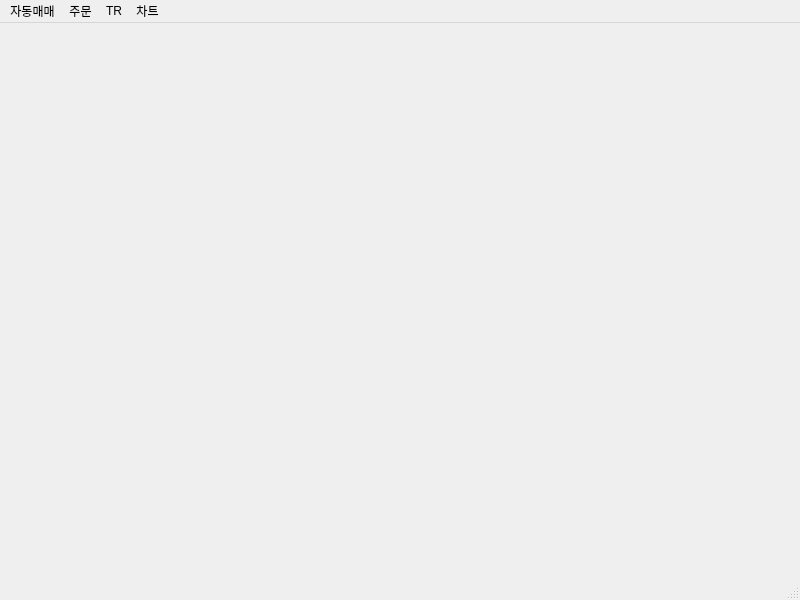
<?xml version="1.0" encoding="UTF-8"?>
<ui version="4.0">
 <class>MainWindow</class>
 <widget class="QMainWindow" name="MainWindow">
  <property name="geometry">
   <rect>
    <x>0</x>
    <y>0</y>
    <width>800</width>
    <height>600</height>
   </rect>
  </property>
  <property name="windowTitle">
   <string>Just Do It Now~!!</string>
  </property>
  <widget class="QWidget" name="centralwidget"/>
  <widget class="QMenuBar" name="menubar">
   <property name="geometry">
    <rect>
     <x>0</x>
     <y>0</y>
     <width>800</width>
     <height>26</height>
    </rect>
   </property>
   <widget class="QMenu" name="menu">
    <property name="title">
     <string>자동매매</string>
    </property>
    <addaction name="menu_trading_start"/>
    <addaction name="menu_trading_end"/>
   </widget>
   <widget class="QMenu" name="menu_2">
    <property name="title">
     <string>주문</string>
    </property>
    <addaction name="menu_position_close"/>
   </widget>
   <widget class="QMenu" name="menuTR">
    <property name="title">
     <string>TR</string>
    </property>
    <addaction name="menu_opw30003"/>
   </widget>
   <widget class="QMenu" name="menu_3">
    <property name="title">
     <string>차트</string>
    </property>
    <addaction name="menu_opc10001_c"/>
   </widget>
   <addaction name="menu"/>
   <addaction name="menu_2"/>
   <addaction name="menuTR"/>
   <addaction name="menu_3"/>
  </widget>
  <widget class="QStatusBar" name="statusbar"/>
  <action name="menu_trading_start">
   <property name="text">
    <string>시작</string>
   </property>
  </action>
  <action name="menu_trading_end">
   <property name="text">
    <string>종료</string>
   </property>
  </action>
  <action name="menu_opw30003">
   <property name="text">
    <string>opw30003</string>
   </property>
  </action>
  <action name="menu_position_close">
   <property name="text">
    <string>일괄청산</string>
   </property>
  </action>
  <action name="menu_opc10001_c">
   <property name="text">
    <string>틱차트연속조회</string>
   </property>
  </action>
 </widget>
 <resources/>
 <connections/>
</ui>
